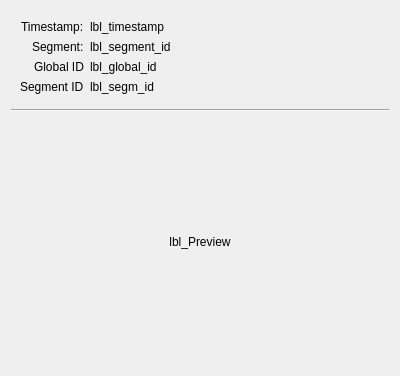
<?xml version="1.0" encoding="UTF-8"?>
<ui version="4.0">
 <class>AttributesScreenshot</class>
 <widget class="QWidget" name="AttributesScreenshot">
  <property name="geometry">
   <rect>
    <x>0</x>
    <y>0</y>
    <width>400</width>
    <height>376</height>
   </rect>
  </property>
  <property name="sizePolicy">
   <sizepolicy hsizetype="MinimumExpanding" vsizetype="Preferred">
    <horstretch>0</horstretch>
    <verstretch>0</verstretch>
   </sizepolicy>
  </property>
  <property name="minimumSize">
   <size>
    <width>300</width>
    <height>0</height>
   </size>
  </property>
  <property name="windowTitle">
   <string>Form</string>
  </property>
  <layout class="QVBoxLayout" name="verticalLayout">
   <item>
    <widget class="QWidget" name="widget" native="true">
     <property name="sizePolicy">
      <sizepolicy hsizetype="Expanding" vsizetype="Maximum">
       <horstretch>0</horstretch>
       <verstretch>0</verstretch>
      </sizepolicy>
     </property>
     <layout class="QFormLayout" name="formLayout">
      <property name="labelAlignment">
       <set>Qt::AlignRight|Qt::AlignTrailing|Qt::AlignVCenter</set>
      </property>
      <item row="0" column="0">
       <widget class="QLabel" name="label_2">
        <property name="text">
         <string>Timestamp:</string>
        </property>
       </widget>
      </item>
      <item row="0" column="1">
       <widget class="QLabel" name="lbl_timestamp">
        <property name="sizePolicy">
         <sizepolicy hsizetype="Preferred" vsizetype="Preferred">
          <horstretch>1</horstretch>
          <verstretch>0</verstretch>
         </sizepolicy>
        </property>
        <property name="text">
         <string>lbl_timestamp</string>
        </property>
       </widget>
      </item>
      <item row="1" column="0">
       <widget class="QLabel" name="label_3">
        <property name="text">
         <string>Segment:</string>
        </property>
       </widget>
      </item>
      <item row="1" column="1">
       <widget class="QLabel" name="lbl_segment_id">
        <property name="sizePolicy">
         <sizepolicy hsizetype="Preferred" vsizetype="Preferred">
          <horstretch>1</horstretch>
          <verstretch>0</verstretch>
         </sizepolicy>
        </property>
        <property name="text">
         <string>lbl_segment_id</string>
        </property>
       </widget>
      </item>
      <item row="2" column="0">
       <widget class="QLabel" name="label_4">
        <property name="text">
         <string>Global ID</string>
        </property>
       </widget>
      </item>
      <item row="2" column="1">
       <widget class="QLabel" name="lbl_global_id">
        <property name="sizePolicy">
         <sizepolicy hsizetype="Preferred" vsizetype="Preferred">
          <horstretch>1</horstretch>
          <verstretch>0</verstretch>
         </sizepolicy>
        </property>
        <property name="text">
         <string>lbl_global_id</string>
        </property>
       </widget>
      </item>
      <item row="3" column="0">
       <widget class="QLabel" name="label_5">
        <property name="text">
         <string>Segment ID</string>
        </property>
       </widget>
      </item>
      <item row="3" column="1">
       <widget class="QLabel" name="lbl_segm_id">
        <property name="sizePolicy">
         <sizepolicy hsizetype="Preferred" vsizetype="Preferred">
          <horstretch>1</horstretch>
          <verstretch>0</verstretch>
         </sizepolicy>
        </property>
        <property name="text">
         <string>lbl_segm_id</string>
        </property>
       </widget>
      </item>
     </layout>
    </widget>
   </item>
   <item>
    <widget class="Line" name="line">
     <property name="orientation">
      <enum>Qt::Horizontal</enum>
     </property>
    </widget>
   </item>
   <item>
    <widget class="QWidget" name="widget_2" native="true">
     <layout class="QGridLayout" name="gridLayout">
      <item row="0" column="0">
       <widget class="QLabel" name="lbl_Preview">
        <property name="text">
         <string>lbl_Preview</string>
        </property>
        <property name="alignment">
         <set>Qt::AlignCenter</set>
        </property>
       </widget>
      </item>
     </layout>
    </widget>
   </item>
  </layout>
 </widget>
 <resources/>
 <connections/>
</ui>
